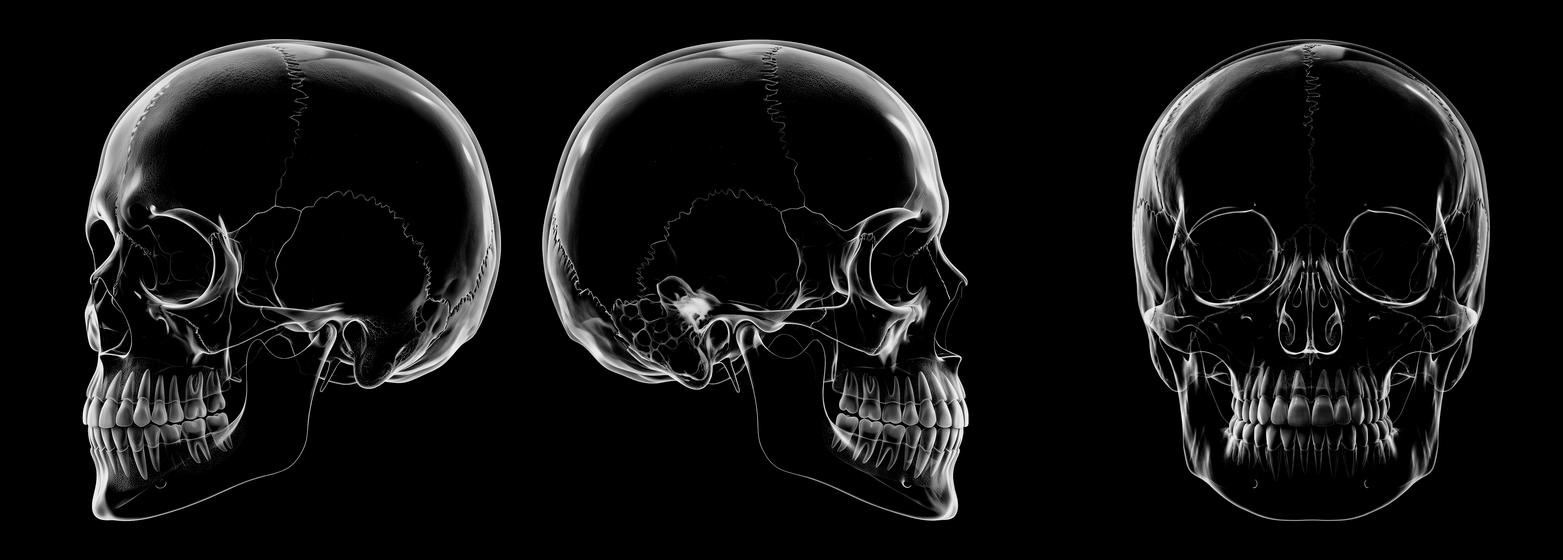
#> input picture song/skull-atlas.png, 1563 x 560 px
$ python make-skull-atlas.py skull-atlas.png
#> lines starting #> are read from the running program, lines starting #| are printed output that depends on the picture; after the words box and inside, x2 and y2 are one past the last pixel; in counts of white or black regions, pixels touching at a corner belong together
#!/usr/bin/env python3
"""
make-skull-atlas.py — register skull frames into one strip atlas for the hologram.

what it does, per frame (any count, any resolution, true-black background):
  1. grayscale + per-frame brightness normalise (99.5th percentile -> 235)
  2. find the skull (threshold), take its centroid-x, bbox-centre-y, bbox height
  3. scale so every skull is the same height, centre it in a fixed cell
  4. pack all cells into one horizontal strip: skull-atlas.png (+ meta)
  5. score left-right symmetry -> the most symmetric frame is called FRONT

usage:
  python3 make-skull-atlas.py skull*.png                    # writes skull-atlas.png + skull-atlas.json
  python3 make-skull-atlas.py skull*.png --inject page.html # also splices atlas+meta into the html
                                                            # (between the __ATLAS_META__ markers)
tune:
  --cell-h 560   cell height in px (width follows)
  --fill  0.86   skull height as a fraction of the cell
"""
import sys, json, base64, io, re
import numpy as np
from PIL import Image

THRESH = 16          # above this = skull (backgrounds are true black)
CELL_H = 560
FILL   = 0.86

def load_norm(path):
    im = Image.open(path).convert('L')
    a = np.asarray(im, dtype=np.float32)
    hi = np.percentile(a[a > THRESH], 99.5) if (a > THRESH).any() else 255.0
    a = np.clip(a * (235.0 / max(hi, 1.0)), 0, 255)
    return a

def register(a, cell_w, cell_h, fill):
    m = a > THRESH
    ys, xs = np.nonzero(m)
    if xs.size == 0:
        return np.zeros((cell_h, cell_w), np.uint8)
    cx = xs.mean()                                  # centroid-x: steady across yaw
    y0, y1 = ys.min(), ys.max()
    cy = (y0 + y1) / 2.0                            # bbox-centre-y: crown<->jaw
    bh = (y1 - y0) + 1
    s = (cell_h * fill) / bh
    # don't let a wide profile spill out of the cell
    x0, x1 = xs.min(), xs.max()
    bw = (x1 - x0) + 1
    s = min(s, (cell_w * 0.96) / bw)
    im = Image.fromarray(a.astype(np.uint8))
    nw, nh = max(1, int(round(im.width * s))), max(1, int(round(im.height * s)))
    im = im.resize((nw, nh), Image.LANCZOS)
    cell = Image.new('L', (cell_w, cell_h), 0)
    cell.paste(im, (int(round(cell_w / 2 - cx * s)), int(round(cell_h / 2 - cy * s))))
    return np.asarray(cell, dtype=np.uint8)

def symmetry(cell):
    a = cell.astype(np.float32)
    return float(np.abs(a - a[:, ::-1]).mean())     # lower = more symmetric = more frontal

def main():
    inject, cell_h, fill, args = None, CELL_H, FILL, []
    it = iter(sys.argv[1:])
    for a in it:
        if a == '--inject': inject = next(it)
        elif a == '--cell-h': cell_h = int(next(it))
        elif a == '--fill': fill = float(next(it))
        else: args.append(a)
    paths = sorted(args)
    if not paths:
        sys.exit('give me frames: python3 make-skull-atlas.py skull*.png')
    cell_w = int(round(cell_h * 0.93))

    cells, scores = [], []
    for p in paths:
        c = register(load_norm(p), cell_w, cell_h, fill)
#> in load_norm, im is the input picture: PIL image 1563x560 L; min 0, max 255, mean 18.9
#> in load_norm, `hi = np.percentile(a[a > THRESH], 99.5) if (a > THRESH).any() else 255.0`: hi = 237
#> in register, `m = a > THRESH`:
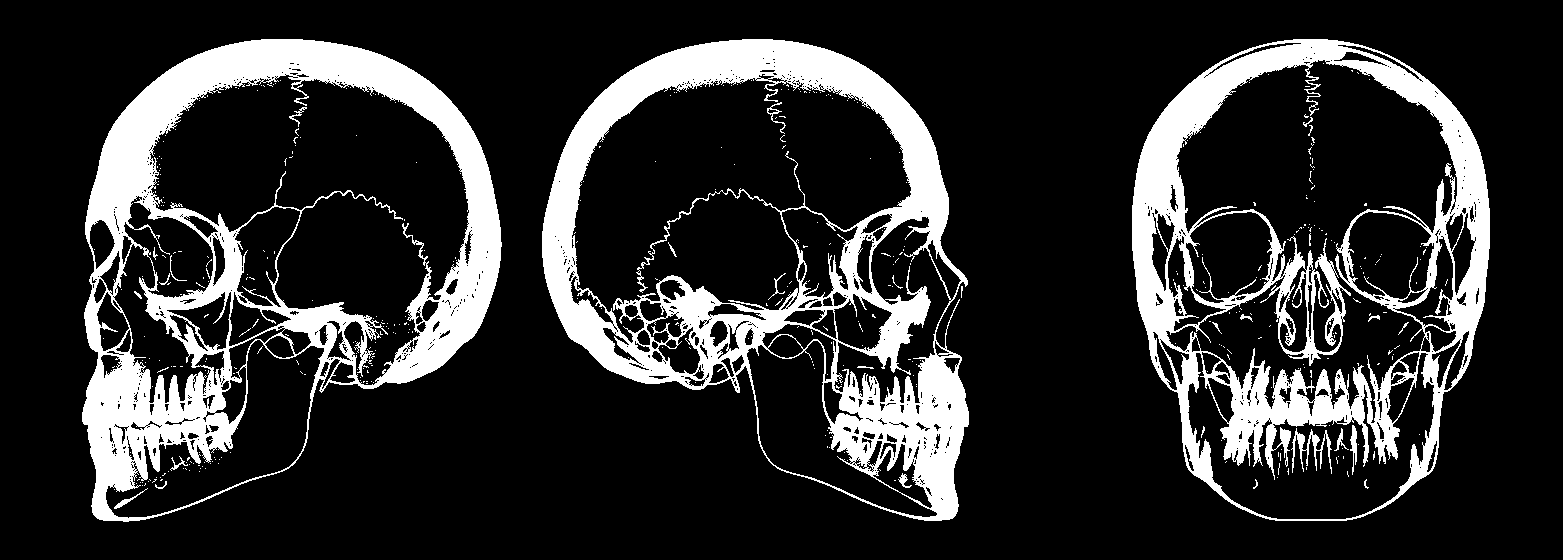
#> m: shape (560, 1563) bool; 17.9% white; 448 white regions (419 under 20 px), largest, box (x1, y1, x2, y2) and area: (82, 39, 502, 522) 55312, (542, 39, 969, 521) 52840, (1132, 39, 1490, 521) 45774
#> in register, `cx = xs.mean()`: cx = 751.5
#> in register, `y0, y1 = ys.min(), ys.max()`: y0 = 39; y1 = 521
#> in register, `cy = (y0 + y1) / 2.0`: cy = 280
#> in register, `bh = (y1 - y0) + 1`: bh = 483
#> in register, `s = (cell_h * fill) / bh`: s = 0.997
#> in register, `x0, x1 = xs.min(), xs.max()`: x0 = 82; x1 = 1489
#> in register, `bw = (x1 - x0) + 1`: bw = 1408
#> in register, `s = min(s, (cell_w * 0.96) / bw)`: s = 0.355
#> in register, `nw, nh = max(1, int(round(im.width * s))), max(1, int(round(im.height ..`: nw = 555; nh = 199
#> in register, `im = im.resize((nw, nh), Image.LANCZOS)`:
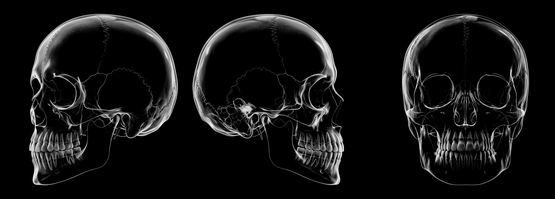
#> im: PIL image 555x199 L; min 0, max 255, mean 18.9
#> in register, `cell = Image.new('L', (cell_w, cell_h), 0)`: cell: PIL image 521x560 L; every value is 0
#> in register, `cell.paste(im, (int(round(cell_w / 2 - cx * s)), int(round(cell_h / 2 ..`:
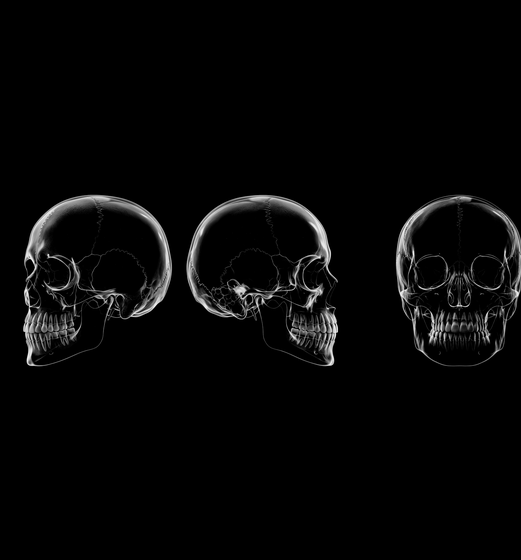
#> cell: PIL image 521x560 L; min 0, max 255, mean 7.1
        cells.append(c); scores.append(symmetry(c))
        print(f'  {p}: lit {(c>THRESH).mean()*100:4.1f}%  symmetry {scores[-1]:6.2f}')
#|   skull-atlas.png: lit  7.6%  symmetry  10.55
    front = int(np.argmin(scores))
#> front = 0
    print(f'  -> frame {front} ({paths[front]}) reads most frontal')
#|   -> frame 0 (skull-atlas.png) reads most frontal

    strip = Image.fromarray(np.concatenate(cells, axis=1))
    buf = io.BytesIO(); strip.save(buf, 'PNG', optimize=True)
    png = buf.getvalue()
    open('skull-atlas.png', 'wb').write(png)
    meta = {'n': len(cells), 'cw': cell_w, 'ch': cell_h, 'front': front}
#> meta = {'n': 1, 'cw': 521, 'ch': 560, 'front': 0}
    json.dump(meta, open('skull-atlas.json', 'w'))
    print(f'  skull-atlas.png  {len(png)/1024:.0f} kb  ({meta})')
#|   skull-atlas.png  34 kb  ({'n': 1, 'cw': 521, 'ch': 560, 'front': 0})

    if inject:
        b64 = base64.b64encode(png).decode('ascii')
        block = ('/*__ATLAS_META__*/\n'
                 f'var FRAMES={json.dumps(meta)};\n'
                 f"var ATLAS_B64='{b64}';\n"
                 '/*__ATLAS_META_END__*/')
        src = open(inject).read()
        out = re.sub(r'/\*__ATLAS_META__\*/[\s\S]*?/\*__ATLAS_META_END__\*/', lambda m: block, src, count=1)
        open(inject, 'w').write(out)
        print(f'  injected atlas + meta into {inject}  ({len(b64)/1024:.0f} kb of base64)')

if __name__ == '__main__':
    main()

$ run again, with song/egg.png copied over song/skull-atlas.png
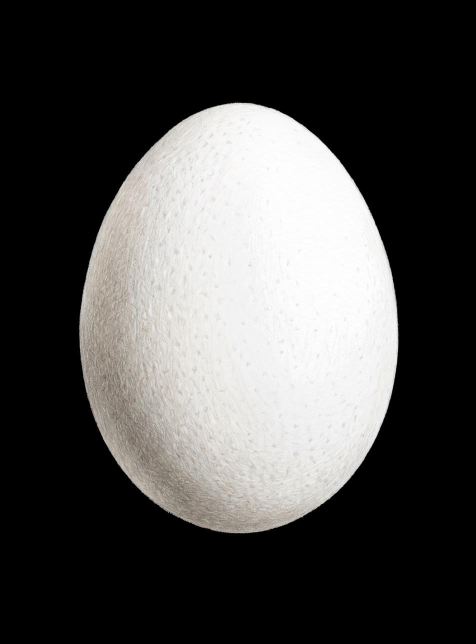
#> input picture song/egg.png, 952 x 1288 px (shown at 1/2 size)
#> hi = 254
#> in register, `m = a > THRESH`:
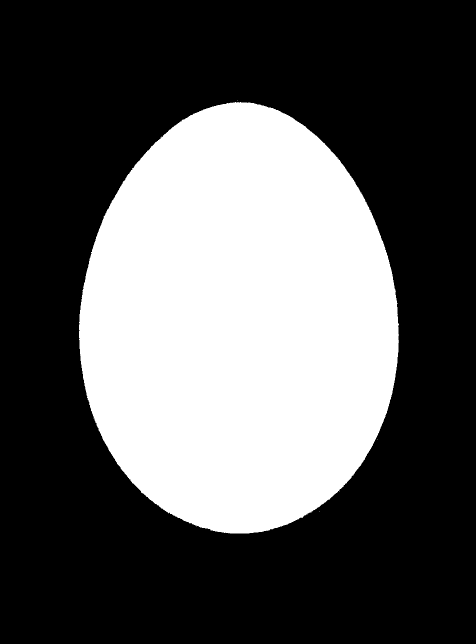
#> m: shape (1288, 952) bool (shown at 1/2 size); 34.9% white; 5 white regions (4 under 20 px), largest, box (x1, y1, x2, y2) and area: (158, 204, 798, 1067) 427386
#> cx = 477.8
#> y0 = 200; y1 = 1066
#> cy = 633
#> bh = 867
#> s = 0.555
#> x0 = 158; x1 = 797
#> bw = 640
#> nw = 529; nh = 715
#> in register, `cell.paste(im, (int(round(cell_w / 2 - cx * s)), int(round(cell_h / 2 ..`:
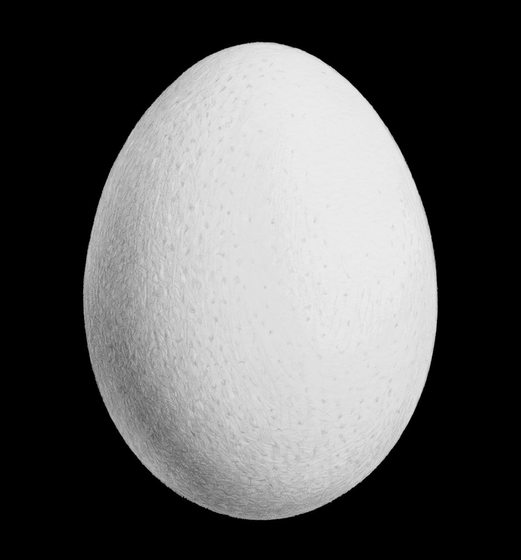
#> cell: PIL image 521x560 L; min 0, max 236, mean 92
#|   skull-atlas.png: lit 45.2%  symmetry  16.85
#> front = 0
#|   -> frame 0 (skull-atlas.png) reads most frontal
#> meta = {'n': 1, 'cw': 521, 'ch': 560, 'front': 0}
#|   skull-atlas.png  70 kb  ({'n': 1, 'cw': 521, 'ch': 560, 'front': 0})
